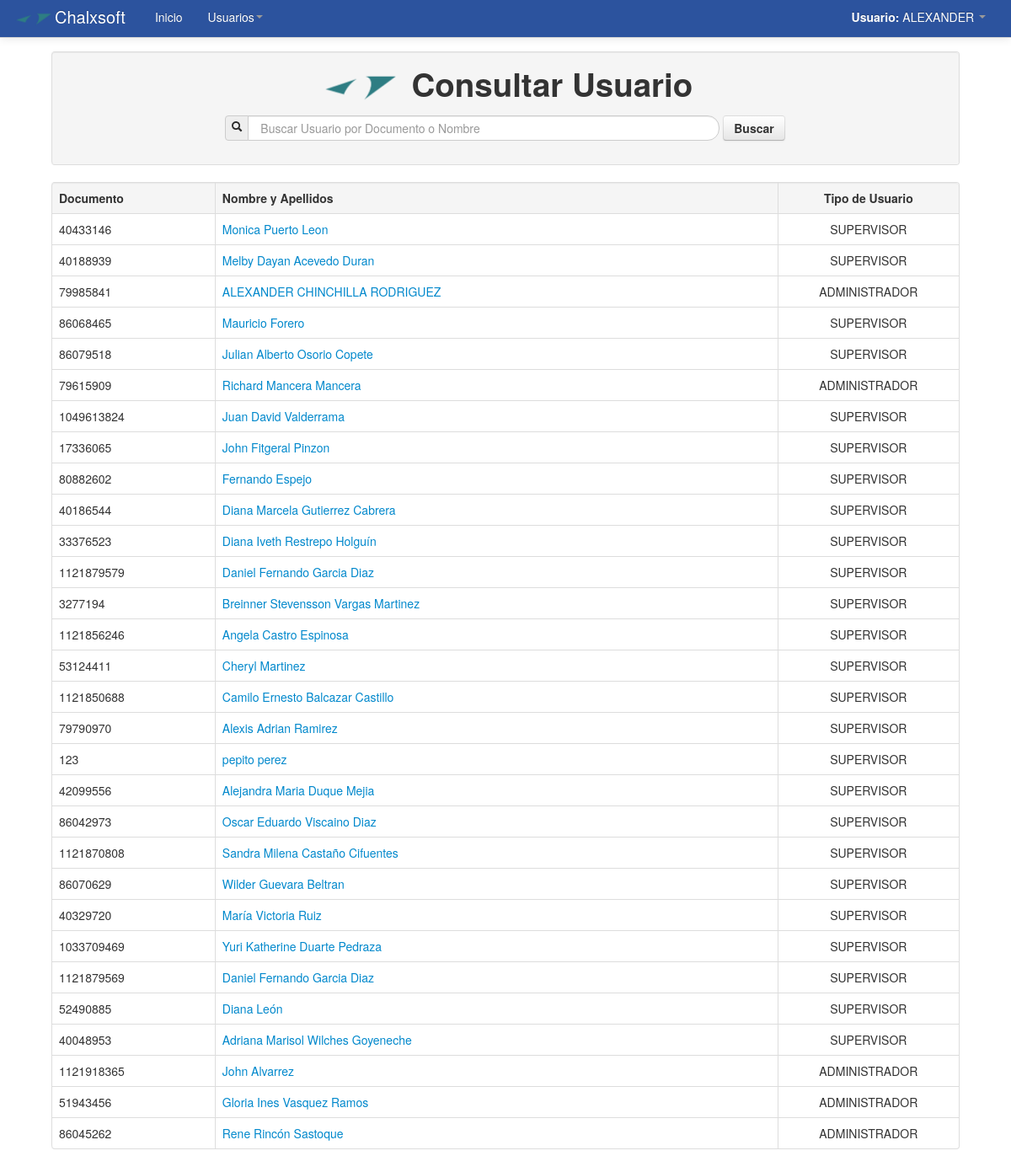
/Modulos/Usuarios/ver_usuario.php (signed in), run on the app's committed database.
### tables this page shows
CREATE TABLE `username` (
  `id` int(11) NOT NULL AUTO_INCREMENT,
  `usu` varchar(255) NOT NULL,
  `con` varchar(255) NOT NULL,
  `doc` double NOT NULL,
  `nom` varchar(100) NOT NULL,
  `ape` varchar(100) NOT NULL,
  `tel` varchar(20) NOT NULL,
  `cel` varchar(20) NOT NULL,
  `sexo` varchar(20) NOT NULL,
  `dir` varchar(100) NOT NULL,
  `nota` varchar(255) NOT NULL,
  `fechar` date NOT NULL,
  `estado` varchar(10) NOT NULL,
  `correo` varchar(255) NOT NULL,
  `fecha` date NOT NULL,
  `tipo` varchar(255) NOT NULL,
  PRIMARY KEY (`id`)
);

### Modulos/php_conexion.php (called while the page is built, shortened)
<?php
function limpiar($tags){
	$tags = strip_tags($tags);
	return $tags;
}
?>

### Modulos/funciones.php (called while the page is built, shortened)
<?php
	function usuario($tipo){
		if($tipo=='a'){
			return 'ADMINISTRADOR';
		}elseif($tipo=='c'){
			return 'SUPERVISOR';
		}
	}
?>

### Modulos/Usuarios/ver_usuario.php (the view, shortened to what this page needs)
<?php
include_once "../php_conexion.php";
include_once "../funciones.php";
?>
<!DOCTYPE html>
<html lang="es">
  <head>
    <link href="../../css/bootstrap.css" rel="stylesheet">
    <link href="../../css/bootstrap-responsive.css" rel="stylesheet">
  </head>
  <body>
    <?php include_once "../../menu/m_usuario.php"; ?>
	<div align="center">
    	<table width="90%">
          <tr>
            <td>
            	<table class="table table-bordered">
                  <tr class="well">
                    <td>
                    	<h1 align="center">
                    		<img src="../../img/logo.png" width="100" height="100">
                    		Consultar Usuario
                    	</h1>
                        <center>
                      	<form name="form3" method="post" action="" class="form-search">
                        	<div class="input-prepend input-append">
					<span class="add-on"><i class="icon-search"></i></span>
                        		<input type="text" name="buscar" autocomplete="off" class="input-xxlarge search-query"
                                autofocus placeholder="Buscar Usuario por Documento o Nombre">
                            </div>
                            <button type="submit" class="btn" name="buton"><strong>Buscar</strong></button>
                    	</form>
                        </center>
                  	</td>
                  </tr>
                </table>
            	<table class="table table-bordered">
                  <tr class="well">
                    <td width="18%"><strong>Documento</strong></td>
                    <td width="62%"><strong>Nombre y Apellidos</strong></td>
                    <td width="20%"><strong><center>Tipo de Usuario</center></strong></td>
                  </tr>
		<?php
		if(empty($_POST['buscar'])){
			$buscar=limpiar($_POST['buscar']);
			$pa=mysql_query("SELECT * FROM username WHERE username.usu=username.doc and (username.doc='$buscar' or username.nom LIKE '%$buscar%' or username.ape LIKE '%$buscar%')");
			while($row=mysql_fetch_array($pa)){
				$url=$row['doc'];
		?>
                   <tr>
                    <td><?php echo $row['doc']; ?></td>
                    <td>
                    	<a href="editar_usuario.php?doc=<?php echo $url; ?>" >
			<?php echo $row['nom'].' '.$row['ape']; ?>
                        </a>
                    </td>
                    <td>
                    	<center><?php echo usuario($row['tipo']); ?></center>
                    </td>
                  </tr>
                  <?php }} ?>
                </table>
            </td>
          </tr>
        </table>
    </div>
  </body>
</html>

### menu/m_usuario.php (shortened to what this page needs)
<div class="navbar navbar-inverse navbar-fixed-top">
      <div class="navbar-inner">
        <div class="container">
          <a class="brand" href="#" style="color:#FFF"><img src="../../img/logo.png" width="50">Chalxsoft</a>
          <div class="nav-collapse collapse">
            <ul class="nav">
              <li><a href="../../Principal.php" style="color:#FFF">Inicio</a></li>
              <li class="dropdown">
              	<a href="#" style="color:#FFF" class="dropdown-toggle" data-toggle="dropdown">Usuarios<b class="caret"></b></a>
              </li>
            </ul>
            <ul class="nav pull-right">
                <li class="dropdown">
              		<a href="#" style="color:#FFF" class="dropdown-toggle" data-toggle="dropdown">
                    	<b>Usuario:</b> <?php echo $_SESSION['user_name']; ?> <b class="caret"></b>
                    </a>
                </li>
          	</ul>
          </div>
        </div>
      </div>
    </div>

### Modulos/Usuarios/ver_usuario.php (style rules this page uses)
body { padding-top: 60px; padding-bottom: 40px; }

### data on the page
username: doc "40433146", nom "Monica", ape "Puerto Leon", tipo "SUPERVISOR"
username: doc "40188939", nom "Melby Dayan", ape "Acevedo Duran", tipo "SUPERVISOR"
username: doc "79985841", nom "ALEXANDER", ape "CHINCHILLA RODRIGUEZ", tipo "ADMINISTRADOR"
username: doc "86068465", nom "Mauricio", ape "Forero", tipo "SUPERVISOR"
username: doc "86079518", nom "Julian Alberto", ape "Osorio Copete", tipo "SUPERVISOR"
username: doc "79615909", nom "Richard", ape "Mancera Mancera", tipo "ADMINISTRADOR"
username: doc "1049613824", nom "Juan David", ape "Valderrama", tipo "SUPERVISOR"
username: doc "17336065", nom "John Fitgeral", ape "Pinzon", tipo "SUPERVISOR"
username: doc "80882602", nom "Fernando", ape "Espejo", tipo "SUPERVISOR"
username: doc "40186544", nom "Diana Marcela", ape "Gutierrez Cabrera", tipo "SUPERVISOR"
username: doc "33376523", nom "Diana Iveth", ape "Restrepo Holguín", tipo "SUPERVISOR"
username: doc "1121879579", nom "Daniel Fernando", ape "Garcia Diaz", tipo "SUPERVISOR"
username: doc "3277194", nom "Breinner Stevensson", ape "Vargas Martinez", tipo "SUPERVISOR"
username: doc "1121856246", nom "Angela", ape "Castro Espinosa", tipo "SUPERVISOR"
username: doc "53124411", nom "Cheryl", ape "Martinez", tipo "SUPERVISOR"
username: doc "1121850688", nom "Camilo Ernesto", ape "Balcazar Castillo", tipo "SUPERVISOR"
username: doc "79790970", nom "Alexis Adrian", ape "Ramirez", tipo "SUPERVISOR"
username: doc "123", nom "pepito", ape "perez", tipo "SUPERVISOR"
username: doc "42099556", nom "Alejandra Maria", ape "Duque Mejia", tipo "SUPERVISOR"
username: doc "86042973", nom "Oscar Eduardo", ape "Viscaino Diaz", tipo "SUPERVISOR"
username: doc "1121870808", nom "Sandra Milena", ape "Castaño Cifuentes", tipo "SUPERVISOR"
username: doc "86070629", nom "Wilder", ape "Guevara Beltran", tipo "SUPERVISOR"
username: doc "40329720", nom "María Victoria", ape "Ruiz", tipo "SUPERVISOR"
username: doc "1033709469", nom "Yuri Katherine", ape "Duarte Pedraza", tipo "SUPERVISOR"
username: doc "1121879569", nom "Daniel Fernando", ape "Garcia Diaz", tipo "SUPERVISOR"
username: doc "52490885", nom "Diana", ape "León", tipo "SUPERVISOR"
username: doc "40048953", nom "Adriana Marisol", ape "Wilches Goyeneche", tipo "SUPERVISOR"
username: doc "1121918365", nom "John", ape "Alvarrez", tipo "ADMINISTRADOR"
username: doc "51943456", nom "Gloria Ines", ape "Vasquez Ramos", tipo "ADMINISTRADOR"
username: doc "86045262", nom "Rene", ape "Rincón Sastoque", tipo "ADMINISTRADOR"

### other printed values
$_SESSION['user_name'] "ALEXANDER"
